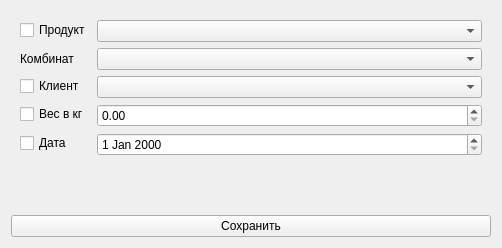
<?xml version="1.0" encoding="UTF-8"?>
<ui version="4.0">
 <class>Form</class>
 <widget class="QWidget" name="Form">
  <property name="geometry">
   <rect>
    <x>0</x>
    <y>0</y>
    <width>502</width>
    <height>248</height>
   </rect>
  </property>
  <property name="sizePolicy">
   <sizepolicy hsizetype="Preferred" vsizetype="Preferred">
    <horstretch>0</horstretch>
    <verstretch>0</verstretch>
   </sizepolicy>
  </property>
  <property name="maximumSize">
   <size>
    <width>502</width>
    <height>350</height>
   </size>
  </property>
  <property name="windowTitle">
   <string>Form</string>
  </property>
  <layout class="QVBoxLayout" name="verticalLayout">
   <item>
    <widget class="QWidget" name="widget" native="true">
     <property name="sizePolicy">
      <sizepolicy hsizetype="Expanding" vsizetype="Preferred">
       <horstretch>0</horstretch>
       <verstretch>0</verstretch>
      </sizepolicy>
     </property>
     <layout class="QFormLayout" name="formLayout">
      <item row="0" column="0">
       <widget class="QCheckBox" name="pB">
        <property name="text">
         <string>Продукт</string>
        </property>
       </widget>
      </item>
      <item row="0" column="1">
       <widget class="QComboBox" name="product"/>
      </item>
      <item row="3" column="0">
       <widget class="QCheckBox" name="vB">
        <property name="text">
         <string>Вес в кг</string>
        </property>
       </widget>
      </item>
      <item row="3" column="1">
       <widget class="QDoubleSpinBox" name="volume">
        <property name="maximum">
         <double>10000000000000000139372116959414099130712064.000000000000000</double>
        </property>
       </widget>
      </item>
      <item row="4" column="0">
       <widget class="QCheckBox" name="dB">
        <property name="text">
         <string>Дата</string>
        </property>
       </widget>
      </item>
      <item row="4" column="1">
       <widget class="QDateEdit" name="date"/>
      </item>
      <item row="2" column="0">
       <widget class="QCheckBox" name="cB">
        <property name="text">
         <string>Клиент</string>
        </property>
       </widget>
      </item>
      <item row="2" column="1">
       <widget class="QComboBox" name="client"/>
      </item>
      <item row="1" column="0">
       <widget class="QLabel" name="mB">
        <property name="text">
         <string>Комбинат</string>
        </property>
       </widget>
      </item>
      <item row="1" column="1">
       <widget class="QComboBox" name="plant"/>
      </item>
     </layout>
    </widget>
   </item>
   <item>
    <widget class="QPushButton" name="btn">
     <property name="text">
      <string>Сохранить</string>
     </property>
    </widget>
   </item>
  </layout>
 </widget>
 <resources/>
 <connections/>
</ui>
